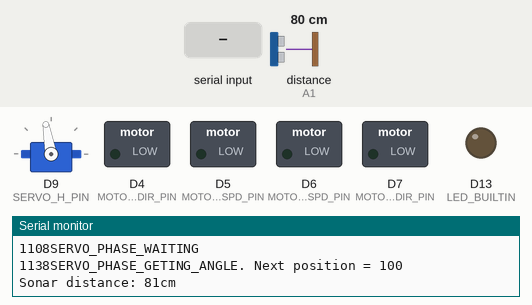
A program run on a simulated Arduino Due. Parts: servo, switched loads named in the program (green lamp = pin HIGH), output pins drawn as LEDs (lit = HIGH), the last lines printed to the serial monitor. The test bench sets the inputs (shaded band); at power-on: distance to the obstacle (sensor on A1) 80 cm. The echo pulse lasts 58.3 µs per cm; pins used as bus, display or sensor lines are not drawn.

Above: at 1.2 s.
1.3 s: "B" received over Serial
At 1.68 s:
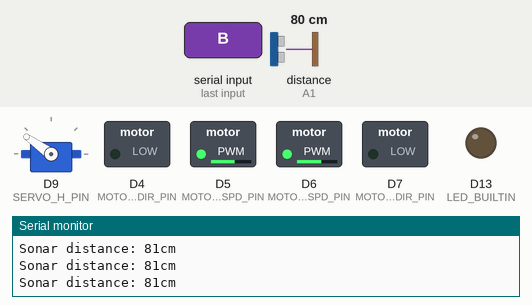
4.3 s: distance to the obstacle (sensor on A1) set to 94 cm
7.3 s: distance to the obstacle (sensor on A1) set to 103 cm
At 9.03 s:
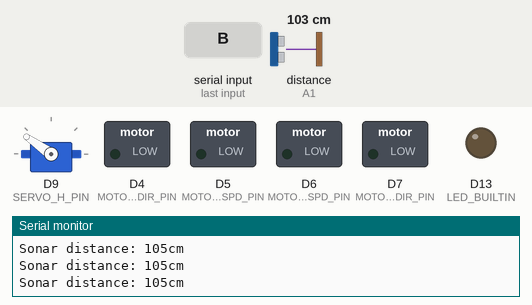
10.3 s: "H" received over Serial
At 11.25 s:
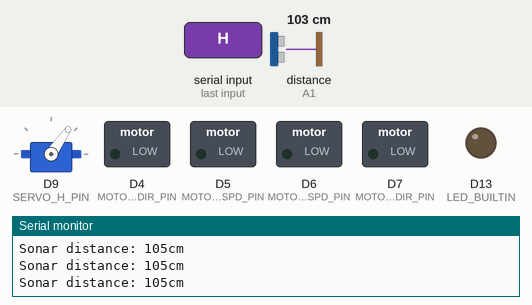
13.3 s: "L" received over Serial
At 13.82 s:
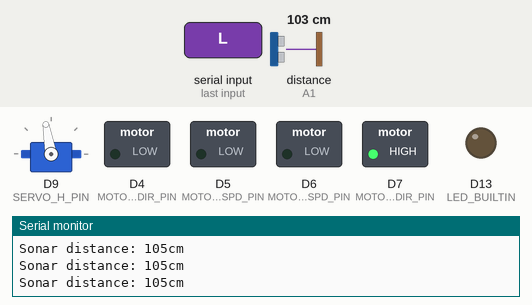
16.3 s: "X90\n" received over Serial
At 16.77 s:
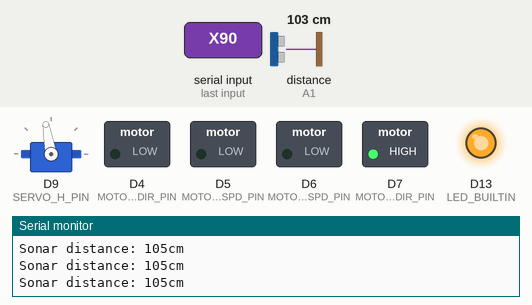
Timing chart, 0 to 20.3 s (numbered marks = the images above; inputs shaded):
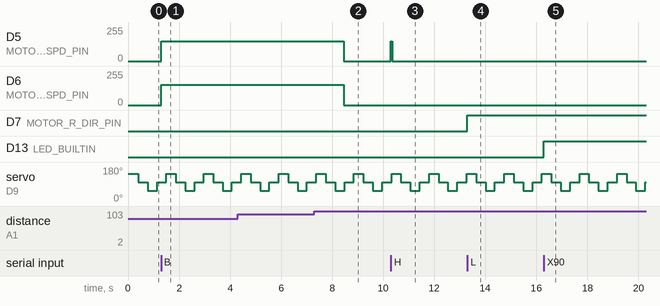

Measured:
- the behaviour switches between 97 and 98 cm on distance to the obstacle (sensor on A1) (found by bisection; images 1 and 2)
- after the input at 1.3 s, D5 (MOTOR_L_SPD_PIN): 0/255 → 150/255 at once; D6 (MOTOR_R_SPD_PIN): 0/255 → 153/255 at once
- after the input at 7.3 s, D5 (MOTOR_L_SPD_PIN): 150/255 → 0/255 after 1.2 s; D6 (MOTOR_R_SPD_PIN): 153/255 → 0/255 after 1.2 s
- after the input at 10.3 s, D5 (MOTOR_L_SPD_PIN): 0/255 → 150/255 at once, → 0/255 0.05 s later
- after the input at 13.3 s, D7 (MOTOR_R_DIR_PIN): LOW → HIGH at once
- after the input at 16.3 s, D13 (LED_BUILTIN): LOW → HIGH at once
- by itself, servo on D9 (SERVO_H_PIN): repeats every 1.5 s: 55° 0.37 s, 100° 0.37 s, 145° 0.37 s, 100° 0.37 s

The program:

Main.cpp
```cpp
#include <Arduino.h>

#include "Motors.h"
//#include "NewPing.h"
#include "ServoTask.h"
#include "SerialTask.h"
#include "SonarTask.h"

#include "HAL.h"	//TODO Удалить, когда все пины будут определены в своих файлах

//====== Глобальные переменные
int sonar_distance = 0;


//===== BarrierDetector ======================================
unsigned long barrierdetect_Timer;
#define BARRIERDETECT_DELAY 50
#define BARRIERDETECT_SPEED_MIN MOTOR_SPEED_MIN
#define BARRIERDETECT_SPEED_MID (MOTOR_SPEED_MAX+MOTOR_SPEED_MIN)/2
#define BARRIERDETECT_DISTANCE_MIN	50
#define BARRIERDETECT_DISTANCE_MAX	100

//====== Прототипы
// Задачи
//void Task_SerialHandler(void);
//void Task_SonarHandler(void);
//void Task_ServoHandler(void);
void Task_BarrierDetection(void);


//void serial_send_debug(void);


//=====================================================================================================================================
void setup()
{
	//wdt_disable();

	pinMode(LED_BUILTIN, OUTPUT);
	pinMode(PIN_RESET, OUTPUT);
	digitalWrite(PIN_RESET, 1);

	// Инициализация оборудования
	serial_init();
	motors_correctspeed(-3);
	//servo_go_park();
	/*
	servo_h.attach(SERVO_H_PIN);
	servo_h.write(servo_h_positions[servo_h_position] + SERVO_H_POS_CORRECTION);
	delay(200);
	servo_h.detach();
	isServoPositioned = true;
	*/

	/*
	servo_v.attach(SERVO_V_PIN);
	servo_v.write(60);		// 100 - max?
	delay(200);
	servo_v.detach();
	*/

	// Инициализация таймеров
	sonar_pingTimer = millis();
	servo_h_rotationTimer = millis();
	barrierdetect_Timer = millis();
}

void loop()
{
	Task_SerialHandler();
	Task_SonarHandler();
	Task_ServoHandler();
	Task_BarrierDetection();
}

//==============================================================
void Task_BarrierDetection(void){

	if (millis() >= barrierdetect_Timer) {
		barrierdetect_Timer += BARRIERDETECT_DELAY;

		int sonar_distance_aver;
		sonar_distance = SONAR_MAX_DISTANCE;

		// Найдем минимальное значение
		// TODO перенести расчет sonar_distance в модуль sonar или servo
		for (uint8_t i=0;i<servo_positions_cnt();i++){
			if (servo_h_distances[i] < sonar_distance) sonar_distance = servo_h_distances[i];
		}
		Serial.print(F("Sonar distance: "));
		Serial.println(String(sonar_distance) + F("cm"));

		if (sonar_distance >= BARRIERDETECT_DISTANCE_MAX){
			motors_set_max_speed(get_motors_max_speed(), false);
		}
		else if (sonar_distance < BARRIERDETECT_DISTANCE_MIN && get_motors_max_speed() > BARRIERDETECT_SPEED_MIN) {
			motors_set_max_speed(BARRIERDETECT_SPEED_MIN, true);
		}
		else if (sonar_distance < BARRIERDETECT_DISTANCE_MAX && get_motors_max_speed() > BARRIERDETECT_SPEED_MID) {
			motors_set_max_speed(BARRIERDETECT_SPEED_MID, true);
		}
	}
}


//=================================================================================	
```

Motor.cpp
```cpp
/*
* Motor.cpp
*
* Created: 13.03.2017 21:54:54
* Author: ANSO
*/

#include <Arduino.h>

#include "Motor.h"


Motor::Motor(uint8_t pin_dir, uint8_t pin_spd)
{
	PIN_DIR = pin_dir;
	PIN_SPEED = pin_spd;

	pinMode (PIN_DIR, OUTPUT);
	pinMode (PIN_SPEED, OUTPUT);
	set_direction(MOTOR_DIR_FORWARD);
	set_speed(0);
} //Motor

void Motor::set_speed(uint8_t spd)
{
	Speed = spd;
	analogWrite(PIN_SPEED, get_realspeed());
}

uint8_t Motor::get_speed(void){
	return Speed;
}

void Motor::set_max_speed(uint8_t spd){
	MaxSpeed = spd;
	if (Speed > MaxSpeed) set_speed(MaxSpeed);
}

uint8_t Motor::get_max_speed(void){
	return MaxSpeed;
}

void Motor::set_direction(boolean dir)
{
	Direction = dir;
	if (Direction==MOTOR_DIR_FORWARD)
		digitalWrite (PIN_DIR, HIGH);
	else
		digitalWrite (PIN_DIR, LOW);
}

boolean Motor::get_direction(void){
	return Direction;
}

void Motor::set_speed_corr(uint8_t corr)
{
	if (corr > MOTOR_SPEED_CORR) corr = MOTOR_SPEED_CORR;
	SpeedCorrection = corr;
	set_speed(get_speed());		// ïðèìåíèì êîððåêòèðîâêó ê òåêóùåé ñêîðîñòè
}

uint8_t Motor::get_speed_corr(void)
{
	return SpeedCorrection;
}

void Motor::speed_up(uint8_t step){
	if (Speed == 0) set_speed(MOTOR_SPEED_MIN);
	else if (Speed + step <= MaxSpeed) set_speed(Speed+step);
}

void Motor::speed_down(uint8_t step){
	if (Speed != 0){
		if (Speed-step < MOTOR_SPEED_MIN) set_speed(0);
		else set_speed(Speed-step);
	}
}

int Motor::get_realspeed(void){
	if (Speed == 0) return 0;
	else return Speed + get_speed_corr();
}
```

Motor.h
```cpp
/*
* Motor.h
*
* Created: 13.03.2017 21:54:54
* Author: ANSO
*/

#ifndef __MOTOR_H__
#define __MOTOR_H__

#include <Arduino.h>

#define MOTOR_DIR_FORWARD  true
#define MOTOR_DIR_BACKWARD false
#define MOTOR_SPEED_CORR 10
#define MOTOR_SPEED_MIN 150
#define MOTOR_SPEED_MAX (255 - MOTOR_SPEED_CORR)


class Motor
{

public:
	Motor(uint8_t pin_dir, uint8_t pin_spd);
	void set_speed(uint8_t spd);
	uint8_t get_speed(void);
	void set_max_speed(uint8_t spd);
	uint8_t get_max_speed(void);
	void set_direction(boolean dir);
	boolean get_direction(void);
	void set_speed_corr(uint8_t corr);
	uint8_t get_speed_corr(void);
	void speed_up(uint8_t step);
	void speed_down(uint8_t step);
	int get_realspeed(void);

private:
	uint8_t PIN_DIR;
	uint8_t PIN_SPEED;
	uint8_t Speed = 0;
	int SpeedCorrection = 0;
	uint8_t MaxSpeed = MOTOR_SPEED_MAX;
	boolean Direction = MOTOR_DIR_FORWARD;
	//boolean isStopped = true;

}; //Motor

#endif //__MOTOR_H__
```

Motors.cpp
```cpp
/*
 * Motors.cpp
 *
 * Created: 08.04.2017 21:32:31
 *  Author: ANSO
 */

#include "Arduino.h"
#include "Motors.h"

Motor motor_right(MOTOR_R_DIR_PIN, MOTOR_R_SPD_PIN);
Motor motor_left(MOTOR_L_DIR_PIN, MOTOR_L_SPD_PIN);
uint8_t motors_max_speed;	// = MOTOR_SPEED_MAX;


//========================================================
void motors_speed_up(uint8_t step_r, uint8_t step_l){
	uint8_t right_speed = motor_right.get_speed();
	uint8_t left_speed = motor_left.get_speed();
	if (right_speed == left_speed){
		motor_right.speed_up(step_r);
		motor_left.speed_up(step_l);
	}
	else if (right_speed > left_speed) motor_left.speed_up(right_speed-left_speed);
	else motor_right.speed_up(left_speed-right_speed);
}

//========================================================
void motors_speed_down(uint8_t step_r, uint8_t step_l){
	uint8_t right_speed = motor_right.get_speed();
	uint8_t left_speed = motor_left.get_speed();
	if (right_speed == left_speed){
		motor_right.speed_down(step_r);
		motor_left.speed_down(step_l);
	}
	else if (right_speed > left_speed) motor_right.speed_down(right_speed-left_speed);
	else motor_left.speed_down(left_speed-right_speed);
}

//========================================================
uint8_t motors_get_speed(void){
	uint8_t right_speed = motor_right.get_speed();
	uint8_t left_speed = motor_left.get_speed();

	if (right_speed > left_speed) return right_speed;
	else return left_speed;
}

//========================================================
void motors_set_max_speed(uint8_t spd, boolean temporary=false)
{
	if (!temporary) motors_max_speed = spd;
	motor_right.set_max_speed(motors_max_speed);
	motor_left.set_max_speed(motors_max_speed);
}

//========================================================
uint8_t get_motors_max_speed(void)
{
	return motors_max_speed;
}

//========================================================
void motors_correctspeed(int corr)
{
	if (corr==0) return;

	int l_corr = motor_left.get_speed_corr();
	int r_corr = motor_right.get_speed_corr();
	if (corr<0){	// çàìåäëèì ëåâûé ìîòîð èëè óñêîðèì ïðàâûé
		corr = -corr;
		if (l_corr>0){
			l_corr -= corr;
			if (l_corr < 0){
				l_corr = 0;
				r_corr = -l_corr;
			}
		}
		else{
			r_corr += corr;
		}
	}
	else{			// çàìåäëèì ïðàâûé ìîòîð èëè óñêîðèì ëåâûé
		if (r_corr>0){
			r_corr -= corr;
			if (r_corr < 0){
				r_corr = 0;
				l_corr = -r_corr;
			}
		}
		else{
			l_corr += corr;
		}
	}
	motor_left.set_speed_corr(l_corr);
	motor_right.set_speed_corr(r_corr);
}

//========================================================
void motors_go_forward(void){
	if ((is_motors_in_right_direction(MOTOR_DIR_FORWARD, MOTOR_DIR_FORWARD))  ){// && (sonar_distance > 30)){
		motors_set_direction(MOTOR_DIR_FORWARD,MOTOR_DIR_FORWARD);
		motors_speed_up(MOTORS_ACCEL_STEP,MOTORS_ACCEL_STEP);
	}
	else
		motors_speed_down(MOTORS_STOP_STEP,MOTORS_STOP_STEP);
}

//========================================================
void motors_go_forward_and_left(void){
	if (is_motors_in_right_direction(MOTOR_DIR_FORWARD, MOTOR_DIR_FORWARD)){
		motors_set_direction(MOTOR_DIR_FORWARD,MOTOR_DIR_FORWARD);
		motor_right.speed_up(MOTORS_ACCEL_STEP);
		motor_left.speed_down(MOTORS_ACCEL_STEP);
	}
	else
		motors_speed_down(MOTORS_STOP_STEP,MOTORS_STOP_STEP);
}

//========================================================
void motors_go_forward_and_right(void){
	if (is_motors_in_right_direction(MOTOR_DIR_FORWARD, MOTOR_DIR_FORWARD)){
		motors_set_direction(MOTOR_DIR_FORWARD,MOTOR_DIR_FORWARD);
		motor_right.speed_down(MOTORS_ACCEL_STEP);
		motor_left.speed_up(MOTORS_ACCEL_STEP);
	}
	else
		motors_speed_down(MOTORS_STOP_STEP,MOTORS_STOP_STEP);
}

//========================================================
void motors_go_backward(void){
	if (is_motors_in_right_direction(MOTOR_DIR_BACKWARD, MOTOR_DIR_BACKWARD)){
		motors_set_direction(MOTOR_DIR_BACKWARD,MOTOR_DIR_BACKWARD);
		motors_speed_up(MOTORS_ACCEL_STEP,MOTORS_ACCEL_STEP);
	}
	else
		motors_speed_down(MOTORS_STOP_STEP,MOTORS_STOP_STEP);
}

//========================================================
void motors_go_backward_and_left(void){
	if (is_motors_in_right_direction(MOTOR_DIR_BACKWARD, MOTOR_DIR_BACKWARD)){
		motors_set_direction(MOTOR_DIR_BACKWARD,MOTOR_DIR_BACKWARD);
		motor_right.speed_down(MOTORS_ACCEL_STEP);
		motor_left.speed_up(MOTORS_ACCEL_STEP);
	}
	else
		motors_speed_down(MOTORS_STOP_STEP,MOTORS_STOP_STEP);
}

//========================================================
void motors_go_backward_and_right(void){
	if (is_motors_in_right_direction(MOTOR_DIR_BACKWARD, MOTOR_DIR_BACKWARD)){
		motors_set_direction(MOTOR_DIR_BACKWARD,MOTOR_DIR_BACKWARD);
		motor_right.speed_up(MOTORS_ACCEL_STEP);
		motor_left.speed_down(MOTORS_ACCEL_STEP);
	}
	else
		motors_speed_down(MOTORS_STOP_STEP,MOTORS_STOP_STEP);
}

//========================================================
void motors_go_left(void){
	if (is_motors_in_right_direction(MOTOR_DIR_FORWARD, MOTOR_DIR_BACKWARD)){
		motors_set_direction(MOTOR_DIR_FORWARD,MOTOR_DIR_BACKWARD);
		motor_right.speed_up(MOTORS_ACCEL_STEP);
		motor_left.speed_up(MOTORS_ACCEL_STEP);
	}
	else
		motors_speed_down(MOTORS_STOP_STEP,MOTORS_STOP_STEP);
}

//========================================================
void motors_go_right(void){
	if (is_motors_in_right_direction(MOTOR_DIR_BACKWARD, MOTOR_DIR_FORWARD)){
		motors_set_direction(MOTOR_DIR_BACKWARD,MOTOR_DIR_FORWARD);
		motor_right.speed_up(MOTORS_ACCEL_STEP);
		motor_left.speed_up(MOTORS_ACCEL_STEP);
	}
	else
		motors_speed_down(MOTORS_STOP_STEP,MOTORS_STOP_STEP);
}

//========================================================
String motors_string_direction(void){
	String Str = F("Directions: ");
	Str += String(motor_right.get_direction()) + F(" ") + String(motor_left.get_direction());
	return Str;
}

//========================================================
String motors_string_speeds(void){
	String Str = F(" Speeds: ");
	Str += String(motor_right.get_speed()) + F(" ") + String(motor_left.get_speed());
	return Str;
}

//========================================================
String motors_string_realspeeds(void){
	String Str = F(" RealSpeeds: ");
	Str += String(motor_right.get_realspeed()) + F(" ") + String(motor_left.get_realspeed());
	return Str;
}

//========================================================
String motors_string_maxspeeds(void){
	String Str = F(" Max Speeds: ");
	Str += String(motor_right.get_max_speed()) + F(" ") + String(motor_left.get_max_speed());
	return Str;
}
```

Motors.h
```cpp
/*
 * Motors.h
 *
 * Created: 08.04.2017 21:32:55
 *  Author: ANSO
 *
 *  MOTOR (Motor Shield)
 */

#ifndef MOTORS_H_
#define MOTORS_H_

//#include "Arduino.h"
#include "Motor.h"
#include "HAL.h"

#if (!defined (MOTOR_L_DIR_PIN)) || (!defined MOTOR_L_SPD_PIN) || (!defined MOTOR_R_DIR_PIN) || (!defined MOTOR_R_SPD_PIN)
	#error "MOTORS Pins not defined!"
#endif
#define MOTORS_STOP_STEP 20
#define MOTORS_ACCEL_STEP 5
// Ìàêðîñû
#define is_motors_in_right_direction(r_dir,l_dir) ((motor_right.get_direction() == r_dir) && (motor_left.get_direction() == l_dir)) || (motors_get_speed()==0)
#define motors_set_direction(r_dir,l_dir) {motor_right.set_direction(r_dir);motor_left.set_direction(l_dir);}

void	motors_speed_up(uint8_t, uint8_t);
void	motors_speed_down(uint8_t, uint8_t);
uint8_t motors_get_speed(void);
void	motors_set_max_speed(uint8_t, boolean);
uint8_t get_motors_max_speed(void);
void	motors_correctspeed(int);
// Êîìàíäû äâèæåíèÿ
void	motors_go_forward(void);
void	motors_go_forward_and_left(void);
void	motors_go_forward_and_right(void);
void	motors_go_backward(void);
void	motors_go_backward_and_left(void);
void	motors_go_backward_and_right(void);
void	motors_go_left(void);
void	motors_go_right(void);
// Âûâîä îòëàäî÷íîé èíôîðìàöèè
String	motors_string_direction(void);
String	motors_string_speeds(void);
String	motors_string_realspeeds(void);
String	motors_string_maxspeeds(void);
#endif /* MOTORS_H_ */
```

SerialTask.cpp
```cpp
/*
 * SerialHandler.cpp
 *
 * Created: 11.04.2017 9:39:06
 *  Author: soan1006
 */

#include <Arduino.h>
#include "SerialTask.h"
#include "Motors.h"

boolean isRCEnabled = true;
uint8_t lastCmd;

//==============================================================
void serial_init(void){

	Serial.begin(115200);
	Serial.println(F("Start"));
}

//==============================================================
void Task_SerialHandler(void){

	if(Serial.available() > 0){
		uint8_t Cmd = Serial.read();

		// Detect arduino sketch upload sequence
		if (Cmd==' ' && lastCmd=='0'){
			//wdt_enable(WDTO_15MS); //while(1){delay(1);};
			digitalWrite(PIN_RESET, 0);
		}

		// Disable Remote Control
		else if (Cmd=='X'){		// RC on
			if (motors_get_speed()==0){
				isRCEnabled = false;
				digitalWrite(LED_BUILTIN, HIGH);
			}
		}
		// Enable Remote Control
		else if (Cmd=='x'){		// RC off
			if (motors_get_speed()==0){
				isRCEnabled = true;
				digitalWrite(LED_BUILTIN, LOW);
			}
		}


		//-------------------------------------
		if (isRCEnabled){
			// Bluetooth Remote Control commands
			if (Cmd=='F'){			// Forward command
				motors_go_forward();
			}
			else if (Cmd=='G'){		// Forward Left command
				motors_go_forward_and_left();
			}

			else if (Cmd=='I'){		// Forward Right command
				motors_go_forward_and_right();
			}

			else if (Cmd=='B'){		// Backward command
				motors_go_backward();
			}

			else if (Cmd=='H'){		// Backward Left command
				motors_go_backward_and_left();
			}

			else if (Cmd=='J'){		// Backward Right command
				motors_go_backward_and_right();
			}

			else if (Cmd=='L'){		// Left command
				motors_go_left();
			}

			else if (Cmd=='R'){		// Right command
				motors_go_right();
			}

			//else if (Cmd=='L'){
			//motors_correctspeed(-1);
			//}
			//else if (Cmd=='R'){
			//motors_correctspeed(1);
			//}

			else if (Cmd == 'S'){
				motors_speed_down(MOTORS_STOP_STEP,MOTORS_STOP_STEP);
			}

			//-----------------------------------------
			else if (Cmd=='W'){		// Front lights on
			}
			else if (Cmd=='w'){		// Front lights off
			}

			else if (Cmd=='U'){		// Back lights on
			}
			else if (Cmd=='u'){		// Back lights off
			}

			else if (Cmd=='V'){		// Horn sound play
			}
			else if (Cmd=='v'){		// Horn sound stop
			}


			//---- êîìàíäû èçìåíåíèÿ ñêîðîñòè ---------
			else if ((Cmd>='0' && Cmd<='9') || Cmd == 'q'){		// Speed 0/4
				uint8_t newspeed;
				if (Cmd == 'q') newspeed = 10;
				else newspeed = (uint8_t)(Cmd - '0');
				motors_set_max_speed(newspeed*(MOTOR_SPEED_MAX-MOTOR_SPEED_MIN)/10 + MOTOR_SPEED_MIN, false);
			}
			else{
				motors_speed_down(20,20);	// åñëè îáíàðóæåíà íåèçâåñòíàÿ êîìàíäà, òî îñòàíàâëèâàåìñÿ, ÷òîáû íå ïðîäîëæàòü äâèæåíèå áåç ñîîòâåòñòâóþùåé êîìàíäû.
			}

		}	//isRCEnabled

		lastCmd = Cmd;
		serial_send_debug();
	}
}

//=================================================================================
void serial_send_debug(void){
	//Serial.println(motors_get_direction_string());
	//Serial.println(motors_string_speeds());
	Serial.println(motors_string_realspeeds());
	Serial.println(motors_string_maxspeeds());
}
```

SerialTask.h
```cpp
/*
 * SerialHandler.h
 *
 * Created: 11.04.2017 9:39:21
 *  Author: soan1006
 */


#ifndef SERIALHANDLER_H_
#define SERIALHANDLER_H_

void serial_init(void);
void Task_SerialHandler(void);
void serial_send_debug(void);


#endif /* SERIALHANDLER_H_ */
```

ServoTask.h
```cpp
/*
 * ServoTask.h
 *
 * Created: 06.04.2017 18:13:22
 *  Author: ANSO
 */


#ifndef SERVOTASK_H_
#define SERVOTASK_H_


#include "Servo.h"
#include "HAL.h"

//====== SERVO ================================================

#if (!defined (SERVO_H_PIN)) || (!defined SERVO_V_PIN)
#error "SERVO Pins not defined!"
#endif

extern Servo servo_h;
extern Servo servo_v;

#define SERVO_H_INTERRUPTION_STEP 30
#define SERVO_H_POSITIONING_DELAY 300

//extern uint8_t servo_h_positions[];
extern uint8_t servo_h_distances[];
extern uint8_t servo_h_position;
#define SERVO_H_POS_CORRECTION 10

#define SERVO_PHASE_GETING_ANGLE	0
#define SERVO_PHASE_STOPED			1
#define SERVO_PHASE_WAITING			2


extern boolean servo_doRotate;
extern boolean servo_doWait;
extern boolean servo_isWaiting;

extern unsigned long servo_h_rotationTimer;
void Task_ServoHandler(void);
//uint8_t servo_h_getnextposition(void);
uint8_t servo_positions_cnt(void);


#endif /* SERVOTASK_H_ */
```

SonarTask.h
```cpp
/*
 * SonarTask.h
 *
 * Created: 12.04.2017 9:15:10
 *  Author: soan1006
 */


#ifndef SONARTASK_H_
#define SONARTASK_H_

#include "NewPing.h"
#include "HAL.h"

//====== SONAR (SR04) ========================================
#if (!defined (SONAR_TRIGGER_PIN)) || (!defined SONAR_ECHO_PIN)
#error "SONAR Pins not defined!"
#endif

#define SONAR_MAX_DISTANCE 200	// Maximum distance we want to ping for (in centimeters). Maximum sensor distance is rated at 400-500cm.
#define SONAR_PING_DELAY 50		// How frequently are we going to send out a ping (in milliseconds). 50ms would be 20 times a second.

extern unsigned long sonar_pingTimer;
extern boolean isSonarEchoChecked;
extern boolean isSonarStartMeasure;

void Task_SonarHandler(void);


#endif /* SONARTASK_H_ */
```

Source omitted: ServoTask.cpp (2265 bytes), SonarTask.cpp (1224 bytes), HAL.h (696 bytes)
